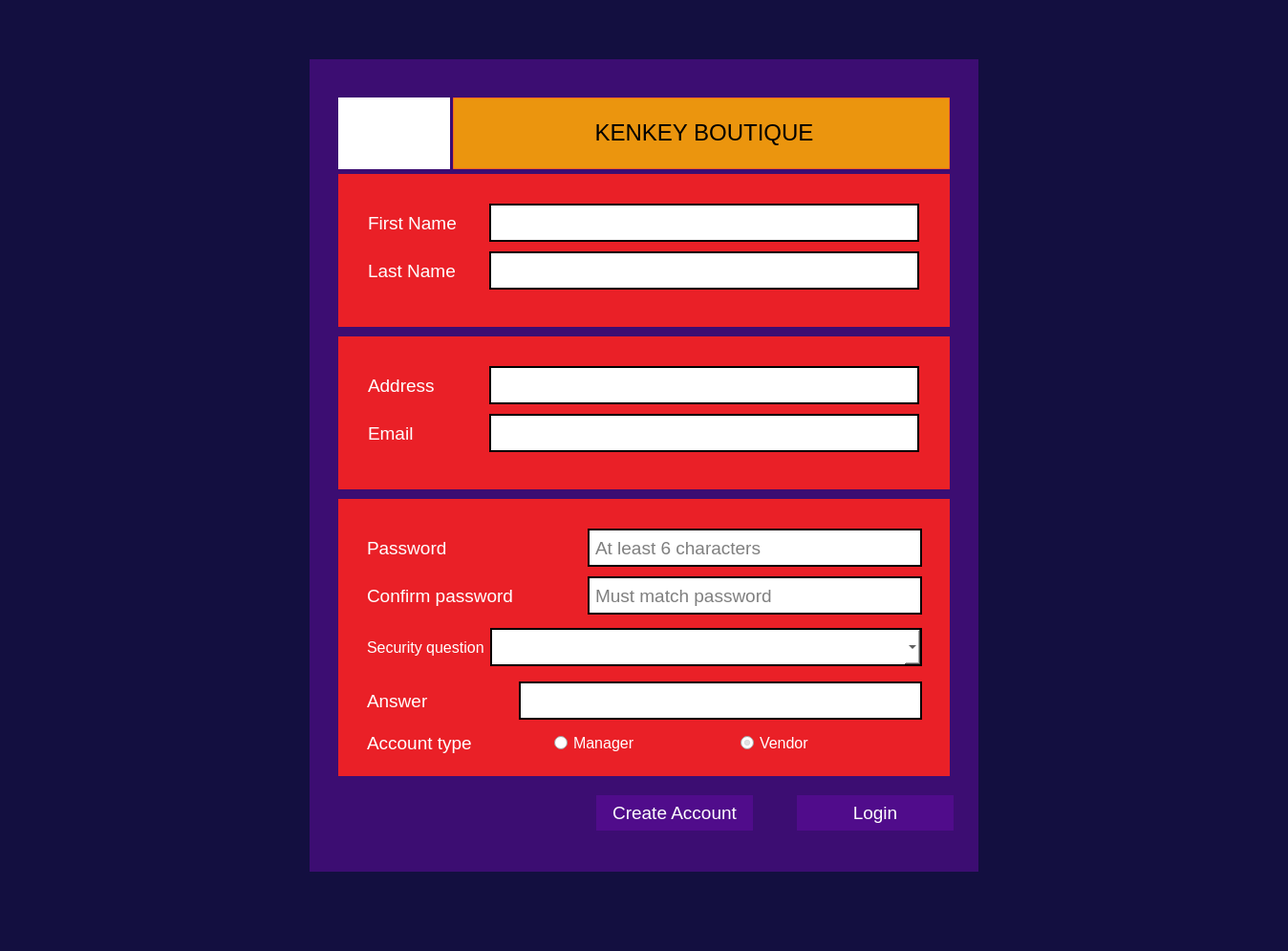
<?xml version="1.0" encoding="UTF-8"?>
<ui version="4.0">
 <class>CreateAccountScreen</class>
 <widget class="QMainWindow" name="CreateAccountScreen">
  <property name="geometry">
   <rect>
    <x>0</x>
    <y>0</y>
    <width>1348</width>
    <height>995</height>
   </rect>
  </property>
  <property name="windowTitle">
   <string>MainWindow</string>
  </property>
  <property name="styleSheet">
   <string notr="true">background-color:#130f40;</string>
  </property>
  <widget class="QWidget" name="centralwidget">
   <layout class="QGridLayout" name="gridLayout">
    <item row="0" column="1">
     <spacer name="verticalSpacer">
      <property name="orientation">
       <enum>Qt::Vertical</enum>
      </property>
      <property name="sizeHint" stdset="0">
       <size>
        <width>20</width>
        <height>39</height>
       </size>
      </property>
     </spacer>
    </item>
    <item row="1" column="0">
     <spacer name="horizontalSpacer_5">
      <property name="orientation">
       <enum>Qt::Horizontal</enum>
      </property>
      <property name="sizeHint" stdset="0">
       <size>
        <width>303</width>
        <height>20</height>
       </size>
      </property>
     </spacer>
    </item>
    <item row="1" column="1" colspan="2">
     <widget class="QGroupBox" name="groupBox_2">
      <property name="sizePolicy">
       <sizepolicy hsizetype="Fixed" vsizetype="Fixed">
        <horstretch>0</horstretch>
        <verstretch>0</verstretch>
       </sizepolicy>
      </property>
      <property name="minimumSize">
       <size>
        <width>700</width>
        <height>850</height>
       </size>
      </property>
      <property name="maximumSize">
       <size>
        <width>700</width>
        <height>850</height>
       </size>
      </property>
      <property name="styleSheet">
       <string notr="true">background-color: rgba(100, 10, 164,0.5);
border: 0px;</string>
      </property>
      <property name="title">
       <string/>
      </property>
      <widget class="QGroupBox" name="groupBox">
       <property name="geometry">
        <rect>
         <x>30</x>
         <y>120</y>
         <width>640</width>
         <height>160</height>
        </rect>
       </property>
       <property name="sizePolicy">
        <sizepolicy hsizetype="Fixed" vsizetype="Fixed">
         <horstretch>0</horstretch>
         <verstretch>0</verstretch>
        </sizepolicy>
       </property>
       <property name="minimumSize">
        <size>
         <width>640</width>
         <height>160</height>
        </size>
       </property>
       <property name="maximumSize">
        <size>
         <width>640</width>
         <height>160</height>
        </size>
       </property>
       <property name="styleSheet">
        <string notr="true">background-color: #EA2027;
border: 52px solid rgba(234, 32, 39,0.5);
</string>
       </property>
       <property name="title">
        <string/>
       </property>
       <widget class="QWidget" name="layoutWidget_10">
        <property name="geometry">
         <rect>
          <x>30</x>
          <y>30</y>
          <width>579</width>
          <height>42</height>
         </rect>
        </property>
        <layout class="QHBoxLayout" name="horizontalLayout_2">
         <item>
          <widget class="QLabel" name="label_3">
           <property name="sizePolicy">
            <sizepolicy hsizetype="Fixed" vsizetype="Fixed">
             <horstretch>0</horstretch>
             <verstretch>0</verstretch>
            </sizepolicy>
           </property>
           <property name="minimumSize">
            <size>
             <width>120</width>
             <height>40</height>
            </size>
           </property>
           <property name="maximumSize">
            <size>
             <width>120</width>
             <height>40</height>
            </size>
           </property>
           <property name="font">
            <font>
             <pointsize>14</pointsize>
            </font>
           </property>
           <property name="styleSheet">
            <string notr="true">background-color: none;
border:0px;
color: rgb(255, 255, 255);
</string>
           </property>
           <property name="text">
            <string>First Name</string>
           </property>
          </widget>
         </item>
         <item>
          <widget class="QLineEdit" name="firstnameEdit">
           <property name="sizePolicy">
            <sizepolicy hsizetype="Fixed" vsizetype="Fixed">
             <horstretch>0</horstretch>
             <verstretch>0</verstretch>
            </sizepolicy>
           </property>
           <property name="minimumSize">
            <size>
             <width>450</width>
             <height>40</height>
            </size>
           </property>
           <property name="maximumSize">
            <size>
             <width>450</width>
             <height>40</height>
            </size>
           </property>
           <property name="font">
            <font>
             <pointsize>14</pointsize>
            </font>
           </property>
           <property name="styleSheet">
            <string notr="true">QLineEdit { 
    padding-top: 2px;     /* This QLineEdit fix  103, 111 */
    padding-bottom: 2px;  /* This QLineEdit fix  103, 111 */
    padding-left: 4px;
    padding-right: 4px;
    border-style: solid;
    background-color: rgb(255, 255, 255);
border: 2px solid rgba(0, 0, 0,1.0);
border-radius: 0px;
    color: rgb(0,0,0);
}

QLineEdit:disabled {
    background-color: #232629;
    color: #4D545B;
}

QLineEdit:hover{
    border: 2px solid rgba(60, 64, 198,1.0);
    color: rgb(0,0,0);
}

QLineEdit:selected{
   border: 2px solid rgba(60, 64, 198,1.0);
    color: rgb(0,0,0);
}</string>
           </property>
          </widget>
         </item>
        </layout>
       </widget>
       <widget class="QWidget" name="layoutWidget_11">
        <property name="geometry">
         <rect>
          <x>30</x>
          <y>80</y>
          <width>579</width>
          <height>42</height>
         </rect>
        </property>
        <layout class="QHBoxLayout" name="horizontalLayout_11">
         <item>
          <widget class="QLabel" name="label_4">
           <property name="sizePolicy">
            <sizepolicy hsizetype="Fixed" vsizetype="Fixed">
             <horstretch>0</horstretch>
             <verstretch>0</verstretch>
            </sizepolicy>
           </property>
           <property name="minimumSize">
            <size>
             <width>120</width>
             <height>40</height>
            </size>
           </property>
           <property name="maximumSize">
            <size>
             <width>120</width>
             <height>40</height>
            </size>
           </property>
           <property name="font">
            <font>
             <pointsize>14</pointsize>
            </font>
           </property>
           <property name="styleSheet">
            <string notr="true">background-color: none;
border:0px;
color: rgb(255, 255, 255);
</string>
           </property>
           <property name="text">
            <string>Last Name</string>
           </property>
          </widget>
         </item>
         <item>
          <widget class="QLineEdit" name="lastnameEdit">
           <property name="sizePolicy">
            <sizepolicy hsizetype="Fixed" vsizetype="Fixed">
             <horstretch>0</horstretch>
             <verstretch>0</verstretch>
            </sizepolicy>
           </property>
           <property name="minimumSize">
            <size>
             <width>450</width>
             <height>40</height>
            </size>
           </property>
           <property name="maximumSize">
            <size>
             <width>450</width>
             <height>40</height>
            </size>
           </property>
           <property name="font">
            <font>
             <pointsize>14</pointsize>
            </font>
           </property>
           <property name="styleSheet">
            <string notr="true">QLineEdit { 
    padding-top: 2px;     /* This QLineEdit fix  103, 111 */
    padding-bottom: 2px;  /* This QLineEdit fix  103, 111 */
    padding-left: 4px;
    padding-right: 4px;
    border-style: solid;
    background-color: rgb(255, 255, 255);
border: 2px solid rgba(0, 0, 0,1.0);
border-radius: 0px;
    color: rgb(0,0,0);
}

QLineEdit:disabled {
    background-color: #232629;
    color: #4D545B;
}

QLineEdit:hover{
    border: 2px solid rgba(60, 64, 198,1.0);
    color: rgb(0,0,0);
}

QLineEdit:selected{
   border: 2px solid rgba(60, 64, 198,1.0);
    color: rgb(0,0,0);
}</string>
           </property>
          </widget>
         </item>
        </layout>
       </widget>
      </widget>
      <widget class="QGroupBox" name="groupBox_6">
       <property name="geometry">
        <rect>
         <x>30</x>
         <y>460</y>
         <width>640</width>
         <height>290</height>
        </rect>
       </property>
       <property name="sizePolicy">
        <sizepolicy hsizetype="Fixed" vsizetype="Fixed">
         <horstretch>0</horstretch>
         <verstretch>0</verstretch>
        </sizepolicy>
       </property>
       <property name="minimumSize">
        <size>
         <width>640</width>
         <height>290</height>
        </size>
       </property>
       <property name="maximumSize">
        <size>
         <width>640</width>
         <height>250</height>
        </size>
       </property>
       <property name="styleSheet">
        <string notr="true">background-color: #EA2027;
border: 52px solid rgba(234, 32, 39,0.5);
</string>
       </property>
       <property name="title">
        <string/>
       </property>
       <widget class="QWidget" name="layoutWidget_12">
        <property name="geometry">
         <rect>
          <x>30</x>
          <y>30</y>
          <width>581</width>
          <height>42</height>
         </rect>
        </property>
        <layout class="QHBoxLayout" name="horizontalLayout_12">
         <property name="spacing">
          <number>0</number>
         </property>
         <item>
          <widget class="QLabel" name="label_17">
           <property name="sizePolicy">
            <sizepolicy hsizetype="Fixed" vsizetype="Fixed">
             <horstretch>0</horstretch>
             <verstretch>0</verstretch>
            </sizepolicy>
           </property>
           <property name="minimumSize">
            <size>
             <width>180</width>
             <height>40</height>
            </size>
           </property>
           <property name="maximumSize">
            <size>
             <width>180</width>
             <height>40</height>
            </size>
           </property>
           <property name="font">
            <font>
             <pointsize>14</pointsize>
            </font>
           </property>
           <property name="styleSheet">
            <string notr="true">background-color: none;
border:0px;
color: rgb(255, 255, 255);
</string>
           </property>
           <property name="text">
            <string>Password</string>
           </property>
          </widget>
         </item>
         <item>
          <spacer name="horizontalSpacer_3">
           <property name="orientation">
            <enum>Qt::Horizontal</enum>
           </property>
           <property name="sizeHint" stdset="0">
            <size>
             <width>40</width>
             <height>20</height>
            </size>
           </property>
          </spacer>
         </item>
         <item>
          <widget class="QLineEdit" name="passwordEdit">
           <property name="sizePolicy">
            <sizepolicy hsizetype="Fixed" vsizetype="Fixed">
             <horstretch>0</horstretch>
             <verstretch>0</verstretch>
            </sizepolicy>
           </property>
           <property name="minimumSize">
            <size>
             <width>350</width>
             <height>40</height>
            </size>
           </property>
           <property name="maximumSize">
            <size>
             <width>350</width>
             <height>40</height>
            </size>
           </property>
           <property name="font">
            <font>
             <pointsize>14</pointsize>
            </font>
           </property>
           <property name="styleSheet">
            <string notr="true">QLineEdit { 
    padding-top: 2px;     /* This QLineEdit fix  103, 111 */
    padding-bottom: 2px;  /* This QLineEdit fix  103, 111 */
    padding-left: 4px;
    padding-right: 4px;
    border-style: solid;
    background-color: rgb(255, 255, 255);
border: 2px solid rgba(0, 0, 0,1.0);
border-radius: 0px;
    color: rgb(0,0,0);
}

QLineEdit:disabled {
    background-color: #232629;
    color: #4D545B;
}

QLineEdit:hover{
    border: 2px solid rgba(60, 64, 198,1.0);
    color: rgb(0,0,0);
}

QLineEdit:selected{
   border: 2px solid rgba(60, 64, 198,1.0);
    color: rgb(0,0,0);
}</string>
           </property>
           <property name="echoMode">
            <enum>QLineEdit::Password</enum>
           </property>
           <property name="placeholderText">
            <string>At least 6 characters</string>
           </property>
          </widget>
         </item>
        </layout>
       </widget>
       <widget class="QWidget" name="layoutWidget_13">
        <property name="geometry">
         <rect>
          <x>30</x>
          <y>80</y>
          <width>581</width>
          <height>42</height>
         </rect>
        </property>
        <layout class="QHBoxLayout" name="horizontalLayout_13">
         <property name="spacing">
          <number>0</number>
         </property>
         <item>
          <widget class="QLabel" name="label_18">
           <property name="sizePolicy">
            <sizepolicy hsizetype="Fixed" vsizetype="Fixed">
             <horstretch>0</horstretch>
             <verstretch>0</verstretch>
            </sizepolicy>
           </property>
           <property name="minimumSize">
            <size>
             <width>180</width>
             <height>40</height>
            </size>
           </property>
           <property name="maximumSize">
            <size>
             <width>180</width>
             <height>40</height>
            </size>
           </property>
           <property name="font">
            <font>
             <pointsize>14</pointsize>
            </font>
           </property>
           <property name="styleSheet">
            <string notr="true">background-color: none;
border:0px;
color: rgb(255, 255, 255);
</string>
           </property>
           <property name="text">
            <string>Confirm password</string>
           </property>
          </widget>
         </item>
         <item>
          <spacer name="horizontalSpacer_4">
           <property name="orientation">
            <enum>Qt::Horizontal</enum>
           </property>
           <property name="sizeHint" stdset="0">
            <size>
             <width>40</width>
             <height>20</height>
            </size>
           </property>
          </spacer>
         </item>
         <item>
          <widget class="QLineEdit" name="confirmPasswordEdit">
           <property name="sizePolicy">
            <sizepolicy hsizetype="Fixed" vsizetype="Fixed">
             <horstretch>0</horstretch>
             <verstretch>0</verstretch>
            </sizepolicy>
           </property>
           <property name="minimumSize">
            <size>
             <width>350</width>
             <height>40</height>
            </size>
           </property>
           <property name="maximumSize">
            <size>
             <width>350</width>
             <height>40</height>
            </size>
           </property>
           <property name="font">
            <font>
             <pointsize>14</pointsize>
            </font>
           </property>
           <property name="styleSheet">
            <string notr="true">QLineEdit { 
    padding-top: 2px;     /* This QLineEdit fix  103, 111 */
    padding-bottom: 2px;  /* This QLineEdit fix  103, 111 */
    padding-left: 4px;
    padding-right: 4px;
    border-style: solid;
    background-color: rgb(255, 255, 255);
border: 2px solid rgba(0, 0, 0,1.0);
border-radius: 0px;
    color: rgb(0,0,0);
}

QLineEdit:disabled {
    background-color: #232629;
    color: #4D545B;
}

QLineEdit:hover{
    border: 2px solid rgba(60, 64, 198,1.0);
    color: rgb(0,0,0);
}

QLineEdit:selected{
   border: 2px solid rgba(60, 64, 198,1.0);
    color: rgb(0,0,0);
}</string>
           </property>
           <property name="echoMode">
            <enum>QLineEdit::Password</enum>
           </property>
           <property name="placeholderText">
            <string>Must match password</string>
           </property>
          </widget>
         </item>
        </layout>
       </widget>
       <widget class="QWidget" name="layoutWidget_14">
        <property name="geometry">
         <rect>
          <x>30</x>
          <y>190</y>
          <width>581</width>
          <height>42</height>
         </rect>
        </property>
        <layout class="QHBoxLayout" name="horizontalLayout_14">
         <property name="spacing">
          <number>0</number>
         </property>
         <item>
          <widget class="QLabel" name="label_19">
           <property name="sizePolicy">
            <sizepolicy hsizetype="Fixed" vsizetype="Fixed">
             <horstretch>0</horstretch>
             <verstretch>0</verstretch>
            </sizepolicy>
           </property>
           <property name="minimumSize">
            <size>
             <width>150</width>
             <height>40</height>
            </size>
           </property>
           <property name="maximumSize">
            <size>
             <width>180</width>
             <height>40</height>
            </size>
           </property>
           <property name="font">
            <font>
             <pointsize>14</pointsize>
            </font>
           </property>
           <property name="styleSheet">
            <string notr="true">background-color: none;
border:0px;
color: rgb(255, 255, 255);
</string>
           </property>
           <property name="text">
            <string>Answer</string>
           </property>
          </widget>
         </item>
         <item>
          <widget class="QLineEdit" name="answerEdit">
           <property name="sizePolicy">
            <sizepolicy hsizetype="Minimum" vsizetype="Fixed">
             <horstretch>0</horstretch>
             <verstretch>0</verstretch>
            </sizepolicy>
           </property>
           <property name="minimumSize">
            <size>
             <width>422</width>
             <height>40</height>
            </size>
           </property>
           <property name="maximumSize">
            <size>
             <width>4500</width>
             <height>40</height>
            </size>
           </property>
           <property name="font">
            <font>
             <pointsize>10</pointsize>
            </font>
           </property>
           <property name="styleSheet">
            <string notr="true">QLineEdit { 
    padding-top: 2px;     /* This QLineEdit fix  103, 111 */
    padding-bottom: 2px;  /* This QLineEdit fix  103, 111 */
    padding-left: 4px;
    padding-right: 4px;
    border-style: solid;
    background-color: rgb(255, 255, 255);
border: 2px solid rgba(0, 0, 0,1.0);
border-radius: 0px;
    color: rgb(0,0,0);
}

QLineEdit:disabled {
    background-color: #232629;
    color: #4D545B;
}

QLineEdit:hover{
    border: 2px solid rgba(60, 64, 198,1.0);
    color: rgb(0,0,0);
}

QLineEdit:selected{
   border: 2px solid rgba(60, 64, 198,1.0);
    color: rgb(0,0,0);
}</string>
           </property>
           <property name="placeholderText">
            <string/>
           </property>
          </widget>
         </item>
        </layout>
       </widget>
       <widget class="QWidget" name="layoutWidget_15">
        <property name="geometry">
         <rect>
          <x>30</x>
          <y>130</y>
          <width>581</width>
          <height>51</height>
         </rect>
        </property>
        <layout class="QHBoxLayout" name="horizontalLayout_15">
         <item>
          <widget class="QLabel" name="label_20">
           <property name="sizePolicy">
            <sizepolicy hsizetype="Fixed" vsizetype="Minimum">
             <horstretch>0</horstretch>
             <verstretch>0</verstretch>
            </sizepolicy>
           </property>
           <property name="minimumSize">
            <size>
             <width>0</width>
             <height>40</height>
            </size>
           </property>
           <property name="font">
            <font>
             <pointsize>12</pointsize>
            </font>
           </property>
           <property name="styleSheet">
            <string notr="true">background-color: none;
border:0px;
color: rgb(255, 255, 255);
</string>
           </property>
           <property name="text">
            <string>Security question</string>
           </property>
          </widget>
         </item>
         <item>
          <widget class="QComboBox" name="questionCombo">
           <property name="sizePolicy">
            <sizepolicy hsizetype="Preferred" vsizetype="Minimum">
             <horstretch>0</horstretch>
             <verstretch>0</verstretch>
            </sizepolicy>
           </property>
           <property name="minimumSize">
            <size>
             <width>0</width>
             <height>40</height>
            </size>
           </property>
           <property name="maximumSize">
            <size>
             <width>16777215</width>
             <height>40</height>
            </size>
           </property>
           <property name="font">
            <font>
             <pointsize>8</pointsize>
            </font>
           </property>
           <property name="styleSheet">
            <string notr="true"> QComboBox{   background-color: rgb(255, 255, 255);
border: 2px solid rgba(0, 0, 0,1.0);
border-radius: 0px;
    color: rgb(0,0,0);
}
QComboBox QAbstractItemView {
   background-color: rgb(255, 255, 255);
selection-background-color: lightgray;
}</string>
           </property>
          </widget>
         </item>
        </layout>
       </widget>
       <widget class="QWidget" name="layoutWidget_16">
        <property name="geometry">
         <rect>
          <x>30</x>
          <y>240</y>
          <width>581</width>
          <height>30</height>
         </rect>
        </property>
        <layout class="QHBoxLayout" name="horizontalLayout_16">
         <item>
          <widget class="QLabel" name="label_21">
           <property name="font">
            <font>
             <pointsize>14</pointsize>
            </font>
           </property>
           <property name="styleSheet">
            <string notr="true">background-color: none;
border:0px;
color: rgb(255, 255, 255);
</string>
           </property>
           <property name="text">
            <string>Account type</string>
           </property>
          </widget>
         </item>
         <item>
          <widget class="QRadioButton" name="managerRadioButton">
           <property name="font">
            <font>
             <pointsize>12</pointsize>
            </font>
           </property>
           <property name="styleSheet">
            <string notr="true">background-color: none;
border:0px;
color: rgb(255, 255, 255);
</string>
           </property>
           <property name="text">
            <string>Manager</string>
           </property>
          </widget>
         </item>
         <item>
          <widget class="QRadioButton" name="vendorRadioButton">
           <property name="font">
            <font>
             <pointsize>12</pointsize>
            </font>
           </property>
           <property name="styleSheet">
            <string notr="true">background-color: none;
border:0px;
color: rgb(255, 255, 255);
</string>
           </property>
           <property name="text">
            <string>Vendor</string>
           </property>
           <property name="checked">
            <bool>true</bool>
           </property>
          </widget>
         </item>
        </layout>
       </widget>
      </widget>
      <widget class="QLabel" name="label_6">
       <property name="geometry">
        <rect>
         <x>30</x>
         <y>40</y>
         <width>117</width>
         <height>75</height>
        </rect>
       </property>
       <property name="sizePolicy">
        <sizepolicy hsizetype="Fixed" vsizetype="Fixed">
         <horstretch>0</horstretch>
         <verstretch>0</verstretch>
        </sizepolicy>
       </property>
       <property name="minimumSize">
        <size>
         <width>117</width>
         <height>75</height>
        </size>
       </property>
       <property name="maximumSize">
        <size>
         <width>109</width>
         <height>75</height>
        </size>
       </property>
       <property name="styleSheet">
        <string notr="true">image: url(:/kenkey1.png);
background-color: white;</string>
       </property>
       <property name="text">
        <string>&lt;html&gt;&lt;head/&gt;&lt;body&gt;&lt;p&gt;&lt;br/&gt;&lt;/p&gt;&lt;p&gt;&lt;br/&gt;&lt;/p&gt;&lt;/body&gt;&lt;/html&gt;</string>
       </property>
      </widget>
      <widget class="QLabel" name="label_5">
       <property name="geometry">
        <rect>
         <x>150</x>
         <y>40</y>
         <width>520</width>
         <height>75</height>
        </rect>
       </property>
       <property name="sizePolicy">
        <sizepolicy hsizetype="Fixed" vsizetype="Fixed">
         <horstretch>0</horstretch>
         <verstretch>0</verstretch>
        </sizepolicy>
       </property>
       <property name="minimumSize">
        <size>
         <width>520</width>
         <height>75</height>
        </size>
       </property>
       <property name="maximumSize">
        <size>
         <width>517</width>
         <height>75</height>
        </size>
       </property>
       <property name="font">
        <font>
         <pointsize>18</pointsize>
        </font>
       </property>
       <property name="styleSheet">
        <string notr="true">background-image: url(:/ad.jpg);
background-color: rgba(255, 165, 2,0.9);
border: 1px solid rgba(255, 56, 56,0.5);
border-radius: 0px;
</string>
       </property>
       <property name="text">
        <string>&lt;html&gt;&lt;head/&gt;&lt;body&gt;&lt;p align=&quot;center&quot;&gt;KENKEY BOUTIQUE&lt;/p&gt;&lt;/body&gt;&lt;/html&gt;</string>
       </property>
      </widget>
      <widget class="QGroupBox" name="groupBox_5">
       <property name="geometry">
        <rect>
         <x>30</x>
         <y>290</y>
         <width>640</width>
         <height>160</height>
        </rect>
       </property>
       <property name="sizePolicy">
        <sizepolicy hsizetype="Fixed" vsizetype="Fixed">
         <horstretch>0</horstretch>
         <verstretch>0</verstretch>
        </sizepolicy>
       </property>
       <property name="minimumSize">
        <size>
         <width>640</width>
         <height>160</height>
        </size>
       </property>
       <property name="maximumSize">
        <size>
         <width>640</width>
         <height>160</height>
        </size>
       </property>
       <property name="styleSheet">
        <string notr="true">background-color: #EA2027;
border: 52px solid rgba(234, 32, 39,0.5);
</string>
       </property>
       <property name="title">
        <string/>
       </property>
       <widget class="QWidget" name="layoutWidget_17">
        <property name="geometry">
         <rect>
          <x>30</x>
          <y>30</y>
          <width>579</width>
          <height>42</height>
         </rect>
        </property>
        <layout class="QHBoxLayout" name="horizontalLayout_17">
         <item>
          <widget class="QLabel" name="label_22">
           <property name="sizePolicy">
            <sizepolicy hsizetype="Fixed" vsizetype="Fixed">
             <horstretch>0</horstretch>
             <verstretch>0</verstretch>
            </sizepolicy>
           </property>
           <property name="minimumSize">
            <size>
             <width>120</width>
             <height>40</height>
            </size>
           </property>
           <property name="maximumSize">
            <size>
             <width>120</width>
             <height>40</height>
            </size>
           </property>
           <property name="font">
            <font>
             <pointsize>14</pointsize>
            </font>
           </property>
           <property name="styleSheet">
            <string notr="true">background-color: none;
border:0px;
color: rgb(255, 255, 255);
</string>
           </property>
           <property name="text">
            <string>Address</string>
           </property>
          </widget>
         </item>
         <item>
          <widget class="QLineEdit" name="addressEdit">
           <property name="sizePolicy">
            <sizepolicy hsizetype="Fixed" vsizetype="Fixed">
             <horstretch>0</horstretch>
             <verstretch>0</verstretch>
            </sizepolicy>
           </property>
           <property name="minimumSize">
            <size>
             <width>450</width>
             <height>40</height>
            </size>
           </property>
           <property name="maximumSize">
            <size>
             <width>450</width>
             <height>40</height>
            </size>
           </property>
           <property name="font">
            <font>
             <pointsize>14</pointsize>
            </font>
           </property>
           <property name="styleSheet">
            <string notr="true">QLineEdit { 
    padding-top: 2px;     /* This QLineEdit fix  103, 111 */
    padding-bottom: 2px;  /* This QLineEdit fix  103, 111 */
    padding-left: 4px;
    padding-right: 4px;
    border-style: solid;
    background-color: rgb(255, 255, 255);
border: 2px solid rgba(0, 0, 0,1.0);
border-radius: 0px;
    color: rgb(0,0,0);
}

QLineEdit:disabled {
    background-color: #232629;
    color: #4D545B;
}

QLineEdit:hover{
    border: 2px solid rgba(60, 64, 198,1.0);
    color: rgb(0,0,0);
}

QLineEdit:selected{
   border: 2px solid rgba(60, 64, 198,1.0);
    color: rgb(0,0,0);
}</string>
           </property>
          </widget>
         </item>
        </layout>
       </widget>
       <widget class="QWidget" name="layoutWidget_18">
        <property name="geometry">
         <rect>
          <x>30</x>
          <y>80</y>
          <width>579</width>
          <height>42</height>
         </rect>
        </property>
        <layout class="QHBoxLayout" name="horizontalLayout_18">
         <item>
          <widget class="QLabel" name="label_23">
           <property name="sizePolicy">
            <sizepolicy hsizetype="Fixed" vsizetype="Fixed">
             <horstretch>0</horstretch>
             <verstretch>0</verstretch>
            </sizepolicy>
           </property>
           <property name="minimumSize">
            <size>
             <width>120</width>
             <height>40</height>
            </size>
           </property>
           <property name="maximumSize">
            <size>
             <width>120</width>
             <height>40</height>
            </size>
           </property>
           <property name="font">
            <font>
             <pointsize>14</pointsize>
            </font>
           </property>
           <property name="styleSheet">
            <string notr="true">background-color: none;
border:0px;
color: rgb(255, 255, 255);
</string>
           </property>
           <property name="text">
            <string>Email</string>
           </property>
          </widget>
         </item>
         <item>
          <widget class="QLineEdit" name="emailEdit">
           <property name="sizePolicy">
            <sizepolicy hsizetype="Fixed" vsizetype="Fixed">
             <horstretch>0</horstretch>
             <verstretch>0</verstretch>
            </sizepolicy>
           </property>
           <property name="minimumSize">
            <size>
             <width>450</width>
             <height>40</height>
            </size>
           </property>
           <property name="maximumSize">
            <size>
             <width>450</width>
             <height>40</height>
            </size>
           </property>
           <property name="font">
            <font>
             <pointsize>14</pointsize>
            </font>
           </property>
           <property name="styleSheet">
            <string notr="true">QLineEdit { 
    padding-top: 2px;     /* This QLineEdit fix  103, 111 */
    padding-bottom: 2px;  /* This QLineEdit fix  103, 111 */
    padding-left: 4px;
    padding-right: 4px;
    border-style: solid;
    background-color: rgb(255, 255, 255);
border: 2px solid rgba(0, 0, 0,1.0);
border-radius: 0px;
    color: rgb(0,0,0);
}

QLineEdit:disabled {
    background-color: #232629;
    color: #4D545B;
}

QLineEdit:hover{
    border: 2px solid rgba(60, 64, 198,1.0);
    color: rgb(0,0,0);
}

QLineEdit:selected{
   border: 2px solid rgba(60, 64, 198,1.0);
    color: rgb(0,0,0);
}</string>
           </property>
          </widget>
         </item>
        </layout>
       </widget>
      </widget>
      <widget class="QPushButton" name="createAccountButton">
       <property name="geometry">
        <rect>
         <x>300</x>
         <y>770</y>
         <width>164</width>
         <height>37</height>
        </rect>
       </property>
       <property name="font">
        <font>
         <pointsize>14</pointsize>
        </font>
       </property>
       <property name="styleSheet">
        <string notr="true">QPushButton{
background-color: qlineargradient(x1: 0, y1: 0, x2: 0, y2: 1,
                           stop: 0 #4cd137, stop: 1#009432);
color: rgb(255, 255, 255);
selection-color: rgb(255, 0, 0);
border: 0px solid;
border-radius: 0px;
}
QPushButton:pressed {
    border: 1px solid #FFC312;
   color: #FFC312;
}

QPushButton:hover,
QPushButton:checked:hover{
    border: 1px solid #FFC312;
}</string>
       </property>
       <property name="text">
        <string>Create Account</string>
       </property>
      </widget>
      <widget class="QPushButton" name="loginButton">
       <property name="geometry">
        <rect>
         <x>510</x>
         <y>770</y>
         <width>164</width>
         <height>37</height>
        </rect>
       </property>
       <property name="font">
        <font>
         <pointsize>14</pointsize>
        </font>
       </property>
       <property name="styleSheet">
        <string notr="true">QPushButton{
background-color: qlineargradient(x1: 0, y1: 0, x2: 0, y2: 1,
                           stop: 0 #434343, stop: 1#000000);
color: rgb(255, 255, 255);
selection-color: rgb(255, 0, 0);
border: 0px solid;
border-radius: 0px;
}
QPushButton:pressed {
    border: 1px solid rgba(0, 168, 255,1.0);
   color: rgba(0, 168, 255,1.0);
}

QPushButton:hover,
QPushButton:checked:hover{
    border: 1px solid rgba(0, 168, 255,1.0);
}</string>
       </property>
       <property name="text">
        <string>Login</string>
       </property>
      </widget>
     </widget>
    </item>
    <item row="1" column="3">
     <spacer name="horizontalSpacer_6">
      <property name="orientation">
       <enum>Qt::Horizontal</enum>
      </property>
      <property name="sizeHint" stdset="0">
       <size>
        <width>303</width>
        <height>20</height>
       </size>
      </property>
     </spacer>
    </item>
    <item row="2" column="2">
     <spacer name="verticalSpacer_2">
      <property name="orientation">
       <enum>Qt::Vertical</enum>
      </property>
      <property name="sizeHint" stdset="0">
       <size>
        <width>20</width>
        <height>39</height>
       </size>
      </property>
     </spacer>
    </item>
   </layout>
  </widget>
  <widget class="QStatusBar" name="statusbar"/>
 </widget>
 <resources/>
 <connections/>
</ui>
